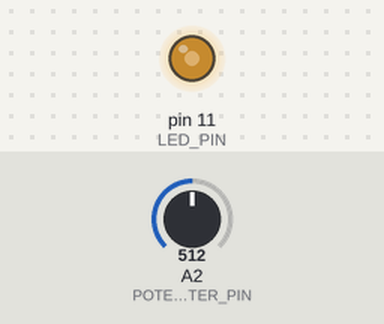
Bench run of a sketch on a simulated Arduino Uno, built with avr-gcc and run on an emulated ATmega328P. Parts: output pins drawn as LEDs (lit = HIGH). Inputs (shaded band) come from the test bench; at power-on: A2 (POTENTIOMETER_PIN) = 512.

Above: at 1.2 s.
1.3 s: A2 (POTENTIOMETER_PIN) set to 716
At 2.3 s:
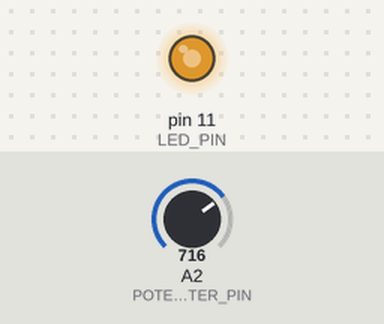
2.8 s: A2 (POTENTIOMETER_PIN) set to 900
At 3.5 s:
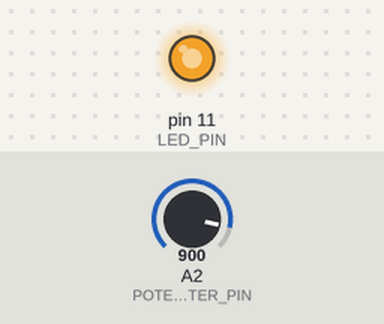
4.3 s: A2 (POTENTIOMETER_PIN) set to 122
At 4.6 s:
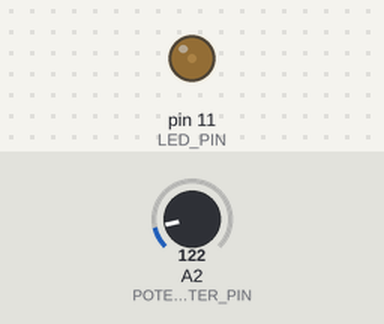
5.8 s: A2 (POTENTIOMETER_PIN) set to 0
At 7.0 s:
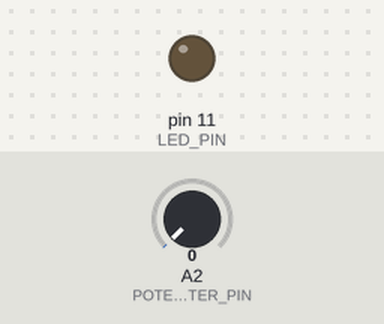
Timing chart, 0 to 8.3 s (numbered marks = the images above; inputs shaded):
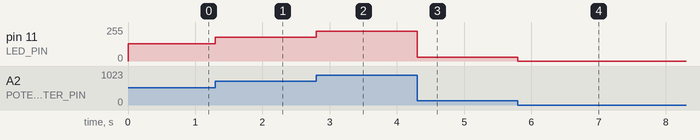

The sketch:

potentiometr.ino
```cpp
#define POTENTIOMETER_PIN A2
#define LED_PIN 11

void setup()
{
  pinMode(LED_PIN, OUTPUT);
}

void loop()
{
  int pointerValue = analogRead(POTENTIOMETER_PIN);
  int brightness = pointerValue / 4;
  analogWrite(LED_PIN, brightness);
}
```

Measured:
- after the input at 1.3 s, pin 11 (LED_PIN): 128/255 → 179/255 at once
- after the input at 2.8 s, pin 11 (LED_PIN): 179/255 → 225/255 at once
- after the input at 4.3 s, pin 11 (LED_PIN): 225/255 → 30/255 at once
- after the input at 5.8 s, pin 11 (LED_PIN): 30/255 → 0/255 at once
